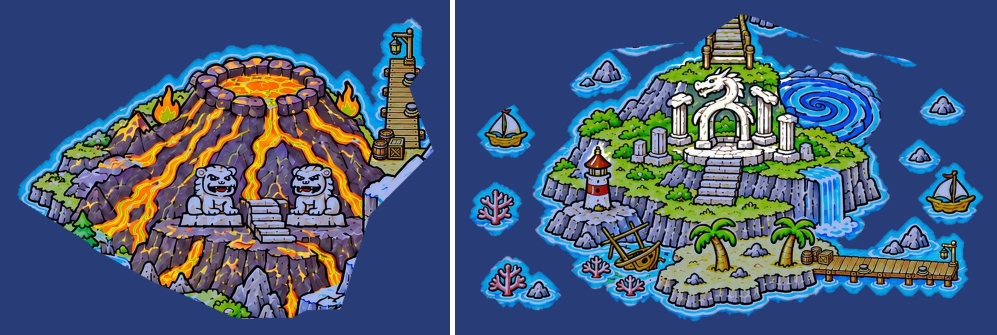
#> input picture ArtGen/Islands/sanh_moi/_soi_2.jpg, 1994 x 670 px, given in place of world_map.png, which was not available (shown at 1/2 size)
$ python nuoc_dong.py _soi_2.jpg
#> lines starting #> are read from the running program, lines starting #| are printed output that depends on the picture; after the words box and inside, x2 and y2 are one past the last pixel; in counts of white or black regions, pixels touching at a corner belong together
### ArtGen/Islands/sanh_moi/tach_dao.py
# Tách từng đảo của bản đồ sảnh (người dùng 2026-11-19: "tách từng đảo 1 ra rồi xếp chúng lại là được"; "khi drag ra rìa vẫn phải thấy
# mây và nước"; "sao mây che luôn cả các đảo"). build_sanh.py gọi:
#   land_mask(img)          : đất (đảo + vật nhỏ trên biển: thuyền, đá, san hô), bỏ nét mảnh (nét mực vành mây cũ), lấp lỗ (sông trong đảo)
#   cut_islands(img, ...)   : mỗi đảo (theo vùng hệ, điểm đất gán cho vùng gần nhất) một ảnh trong suốt: giữ viền bọt ven bờ, mép bờ mềm
#                             dần vào biển; mép cắt giữa hai đảo cứng và chồng 2 px (xếp lại không lộ khe); kèm ánh sáng trên đảo (ảnh
#                             trắng, toả từ mốc giữa đảo; game cộng sáng màu hệ, thở nhẹ: người dùng "glowing ... để biết có thể click")
#   sea_tile()              : biển lát 1024 x 1024 (mặt biển chuyến tàu x 2 + nét sóng, nối liền bốn phía)
#   ring_clouds(land, ...)  : mây vành chỉ trên biển, cách bờ, dày dần ra xa, có cả ngoài mép ảnh
import math
import os

import numpy as np
from PIL import Image, ImageDraw, ImageFilter
from scipy import ndimage

COAST = 12  # px tranh gốc giữ thêm quanh bờ (bọt sóng, nước ven bờ)
FEATHER = 5  # px mép bờ mềm


def land_mask(img):
    a = np.asarray(img.convert("RGB"), dtype=np.int16)
    r, g, b = a[..., 0], a[..., 1], a[..., 2]
    sea = (b > 185) & (g > 140) & (r < 150) & ((b - r) > 80)
    land = ~sea
    core = ndimage.binary_opening(land, iterations=3)
    lab, n = ndimage.label(core)
    sizes = ndimage.sum(core, lab, range(1, n + 1))
    core = np.isin(lab, np.where(sizes >= 600)[0] + 1)
    core = ndimage.binary_fill_holes(core)
    final = core | (land & ndimage.binary_dilation(core, iterations=4))
    return ndimage.binary_fill_holes(final)


# [108 lines left out: functions poly_mask, cut_islands, sea_tile, ring_clouds, not called in this run]


# chi tiết chính của từng đảo phát sáng (người dùng 2026-11-19: "chọn 1 chi tiết chính của đảo làm sáng lên, ví dụ đảo mộc là cái cây,
# đảo kim là ông mặt trời, đảo hỏa là miệng núi lửa, đảo thổ là đền mặt trời"; không làm sáng loang cả đảo vì "màu nó mờ đi").
# Vùng (toạ độ tranh gốc 1024 x 1536) + bộ lọc màu ra đúng hình chi tiết; quầng sáng chỉ ở vòng ngoài hình (bên trong trống: chi tiết giữ
# nguyên màu, nét), game cộng sáng màu hệ, thở nhẹ.
LANDMARKS = {
    "moc": ("box", (95, 545, 395, 770), "wood"),     # thân, rễ cây thần (cam nâu, xoáy)
    "kim": ("circle", (790, 150, 60), "gold"),       # ông mặt trời trên tháp chuông
    "hoa": ("ellipse", (380, 97, 108, 50), "lava"),  # hồ dung nham trong miệng núi lửa
    "tho": ("box", (690, 462, 868, 578), "gold"),    # mặt trời vàng, mái đền
    "thuy": ("box", (445, 1030, 578, 1172), "stone"),  # cổng rồng đá trắng
}


# [47 lines left out: function landmark_glow, not called in this run]

### ArtGen/Islands/sanh_moi/nuoc_dong.py
# Nước chảy trên bản đồ sảnh (người dùng 2026-11-23: "các phần nước suối này vẫn hơi tĩnh, học hỏi Kingdom Rush 5 ... làm nước động hơn").
# Học từ KR5 (ArtGen/ThamKhao/KR5, D:\Ripper\KingdomRush5): thác là tấm nước có vệt sáng trôi xuống (chuỗi 9 khung), chân thác có cụm
# bọt cuộn + vòng gợn toả ra; sông là nét bọt trắng trôi xuôi, phình rồi mờ; mặt biển có đốm lấp lánh đổi hình. Ở đây không vẽ lại thác:
# shader PokiClash/UIFlowWater cuộn chính nét vẽ của bản đồ theo hướng chảy (giữ nét tay), cộng vệt sáng / bọt sinh theo nhiễu.
# Ra (chạy lại được, không đụng ảnh đảo):
#   Assets/03 Art/Islands/sanh_nuoc_<đảo>.png               : ảnh phủ nước từng đảo (cỡ ảnh đảo x2), RGB = màu nước lan ra ngoài mép (lấy
#                                                             mẫu lệch không ăn vào bờ), A = mặt nạ nước
#   Assets/03 Art/Baked/Islands/Resources/sanh_nuoc_<đảo>_hc.png : trường hướng chảy (1/4 cỡ ảnh phủ): R, G = hướng (x phải, y xuống)
#                                                             * 0,5 + 0,5; B = 1 ở thác (chảy thẳng xuống), 0 ở sông
#   Assets/03 Art/Islands/Anim/anim_bot_*.png, anim_vong.png, anim_lap_*.png : bọt chân thác, vòng gợn, đốm lấp lánh (vẽ phẳng, không viền mực)
#   khoá world_map trong island_anim.json: "flows" (ảnh phủ theo đảo) và các món "splash" / "rings" / "glint" (thay "foam" cũ ở chân thác)
#   nuoc_dong/xem_<đảo>.gif : xem trước cùng công thức shader
# Toạ độ trong file này: ảnh nới 1024 x 1796 (= world_map.png / 2, tranh gốc + TOP 90 của build_sanh.py).
# Chạy: py -3 -I nuoc_dong.py [--xem]
import json
import math
import os
import sys

import numpy as np
from PIL import Image, ImageDraw, ImageFilter
from scipy import ndimage
from scipy.sparse import coo_matrix
from scipy.sparse.csgraph import dijkstra

sys.stdout.reconfigure(encoding="utf-8")
HERE = os.path.dirname(os.path.abspath(__file__))
sys.path.insert(0, HERE)
import tach_dao  # noqa: E402
sys.path.insert(0, os.path.join(HERE, "trung_sanh"))
import trung_sanh  # noqa: E402

ROOT = os.path.abspath(os.path.join(HERE, "..", "..", ".."))
ART = os.path.join(ROOT, "Assets", "03 Art", "Islands")
ANIM_DIR = os.path.join(ART, "Anim")
FLOW_DIR = os.path.join(ROOT, "Assets", "03 Art", "Baked", "Islands", "Resources")
PREVIEW = os.path.join(HERE, "nuoc_dong")
W1, H1 = 1024, 1796

# vùng được có nước chảy (chữ nhật x0, y0, x1, y1), trừ EXCLUDE (vách băng đảo Kim: vệt lam là băng, để yên)
REGIONS = [(100, 420, 560, 1075), (630, 1275, 725, 1400)]
EXCLUDE = [(405, 380, 610, 600)]
# thác: trong ô này nước chảy thẳng xuống (vệt trôi nhanh); chân thác (x, y) có bọt cuộn và vòng gợn
FALLS = [
    ((168, 446, 188, 482), (178, 484), 0.7),   # Mộc trên, thác nhỏ dưới dòng từ núi lửa
    ((256, 503, 290, 558), (273, 560), 0.9),
    ((316, 578, 348, 632), (332, 634), 0.9),
    ((468, 640, 497, 692), (479, 695), 0.9),   # hẻm Mộc – Thổ, dưới cầu treo
    ((468, 752, 492, 808), (483, 811), 0.85),
    ((125, 986, 165, 1058), (145, 1063), 0.95),  # Mộc dưới, đổ ra biển
    ((199, 993, 242, 1068), (221, 1073), 0.95),
    ((643, 1289, 714, 1378), (679, 1384), 0.95),  # đảo Thủy
]
SOURCES = [(128, 432), (268, 896)]  # đầu nguồn: dòng từ núi lửa, dòng từ bậc cây thần; cụm khác lấy điểm cao nhất
RIVER_SPEED = 13.0  # px ảnh nới / giây (vệt bọt sông trôi)
FALL_SPEED = 42.0   # px ảnh nới / giây (vệt thác trôi xuống)
PERIOD = 15.0       # px ảnh nới giữa hai dải bọt sông (pha ghi vào trường)
# lấp lánh mặt biển (KR5 WaterSparks): vũng gần đảo, ven bờ
GLINTS = [(300, 1215), (585, 1180), (790, 1305), (255, 1470), (860, 1460), (95, 1255), (500, 1105), (930, 1195), (70, 1110)]


def water_mask(src):
    a = np.asarray(src, dtype=np.int16)
    r, g, b = a[..., 0], a[..., 1], a[..., 2]
    mn, mx = a.min(2), a.max(2)
    blue = (b > 170) & (g > 120) & (r < 170) & ((b - r) > 60)
    white = (mn > 200) & (mx - mn < 45)
    land = tach_dao.land_mask(src)
    inner = ndimage.binary_erosion(land, iterations=3)
    allowed = np.zeros(blue.shape, bool)
    for x0, y0, x1, y1 in REGIONS:
        allowed[y0:y1, x0:x1] = True
    for x0, y0, x1, y1 in EXCLUDE:
        allowed[y0:y1, x0:x1] = False
    w = blue & inner & allowed
    w = ndimage.binary_opening(w, iterations=1)
    lab, n = ndimage.label(ndimage.binary_dilation(w, iterations=2))
    sizes = ndimage.sum(w, lab, range(1, n + 1))
    w &= np.isin(lab, np.where(sizes >= 40)[0] + 1)
    # thác: mọi điểm ngả lam hoặc trắng trong ô thác (trừ nét mực, đá xám, rêu)
    fall = np.zeros_like(w)
    for (x0, y0, x1, y1), _, _ in FALLS:
        sub = a[y0:y1, x0:x1]
        sb, sr = sub[..., 2], sub[..., 0]
        smn, smx = sub.min(2), sub.max(2)
        fall[y0:y1, x0:x1] = ((sb > sr + 30) & (sb > 150)) | ((smn > 190) & (smx - smn < 55))
    fall = ndimage.binary_closing(fall, iterations=1) & ~(mx < 90)
    w |= fall
    # vệt trắng (bọt vẽ sẵn) nằm trong lòng sông
    w |= white & allowed & inner & ndimage.binary_dilation(w, iterations=2)
    w = ndimage.binary_closing(w, iterations=1) & allowed & (mx > 90)
    falls = np.zeros(w.shape, np.float32)
    for (x0, y0, x1, y1), _, _ in FALLS:
        falls[y0:y1, x0:x1] = 1
    falls *= w
    return w, falls


def flow_field(w, falls):
    """Hướng chảy: dốc của khoảng cách đi trong lòng nước tính từ đầu nguồn (Dijkstra 8 hướng); thác chảy thẳng xuống."""
    H, W = w.shape
    idx = -np.ones(w.shape, np.int64)
    ys, xs = np.nonzero(w)
    idx[ys, xs] = np.arange(len(xs))
    rows, cols, wts = [], [], []
    for dy, dx, c in [(0, 1, 1.0), (1, 0, 1.0), (1, 1, 1.414), (1, -1, 1.414)]:
        y2, x2 = ys + dy, xs + dx
        ok = (y2 >= 0) & (y2 < H) & (x2 >= 0) & (x2 < W)
        y2, x2, a = y2[ok], x2[ok], idx[ys[ok], xs[ok]]
        bb = idx[y2, x2]
        m = bb >= 0
        rows += [a[m], bb[m]]
        cols += [bb[m], a[m]]
        wts += [np.full(m.sum(), c), np.full(m.sum(), c)]
    g = coo_matrix((np.concatenate(wts), (np.concatenate(rows), np.concatenate(cols))), shape=(len(xs), len(xs))).tocsr()
    lab, n = ndimage.label(w, structure=np.ones((3, 3)))
    srcs = []
    for k in range(1, n + 1):
        cy, cx = np.nonzero(lab == k)
        best = None
        for sx, sy in SOURCES:
            d = np.hypot(cx - sx, cy - sy)
            j = int(np.argmin(d))
            if d[j] < 18:
                best = j
        if best is None:
            best = int(np.argmin(cy))  # điểm cao nhất của cụm
        srcs.append(idx[cy[best], cx[best]])
    dist = dijkstra(g, directed=False, indices=srcs, min_only=True)
    D = np.zeros(w.shape, np.float32)
    D[ys, xs] = np.where(np.isfinite(dist), dist, 0)
    # dốc có trọng số mặt nạ (ngoài nước không kéo lệch)
    m = w.astype(np.float32)
    sig = 2.0
    Ds = ndimage.gaussian_filter(D * m, sig) / np.maximum(ndimage.gaussian_filter(m, sig), 1e-4)
    gy, gx = np.gradient(Ds)
    # thác: thẳng xuống
    gx = np.where(falls > 0, 0, gx)
    gy = np.where(falls > 0, 1, gy)
    nrm = np.hypot(gx, gy) + 1e-6
    gx, gy = gx / nrm, gy / nrm
    # mượt hướng (nối sông – thác không gãy), chuẩn hoá lại
    gx = ndimage.gaussian_filter(gx * m, 1.5) / np.maximum(ndimage.gaussian_filter(m, 1.5), 1e-4)
    gy = ndimage.gaussian_filter(gy * m, 1.5) / np.maximum(ndimage.gaussian_filter(m, 1.5), 1e-4)
    nrm = np.hypot(gx, gy) + 1e-6
    gx, gy = gx / nrm, gy / nrm
    fl = ndimage.gaussian_filter(falls, 1.0)
    return gx * m, gy * m, fl, D


# [4 lines left out: function fill_out, not called in this run]


# ---------- công thức shader (giữ khớp UIFlowWater.shader) ----------
def h21(qx, qy):
    return np.modf(np.sin(qx * 127.1 + qy * 311.7) * 43758.5453)[0] % 1.0


# [20 lines left out: functions vnoise, sample, not called in this run]


def sstep(a, b, x):
    k = np.clip((x - a) / (b - a), 0, 1)
    return k * k * (3 - 2 * k)


WHITE = np.array([0.985, 1.0, 1.0])
DEEP = np.array([0.15, 0.47, 0.84])


# [29 lines left out: function shade, not called in this run]


# ---------- hình bọt, vòng gợn, lấp lánh (vẽ phẳng, viền lam, không viền mực) ----------
FOAM = (255, 255, 255, 255)
EDGE = (120, 188, 236, 255)   # mép bọt: lam nhạt (KR5: mép là màu đậm hơn của chính nó, không viền mực)
LIGHT = (214, 236, 250, 255)  # đáy múi
RING = (92, 170, 228, 255)    # mép vòng gợn


# [81 lines left out: functions draw_puff, draw_ring, draw_glint, grow, trim, not called in this run]


def main():
    xem = "--xem" in sys.argv
    big = Image.open(os.path.join(ART, "world_map.png")).convert("RGB")
#> big is the input picture: PIL image 1994x670 RGB; mean R, G, B 71.4, 89.3, 118.8
    src = big.resize((W1, H1), Image.LANCZOS)
    w, falls = water_mask(src)
#> in water_mask, `blue = (b > 170) & (g > 120) & (r < 170) & ((b - r) > 60)`:
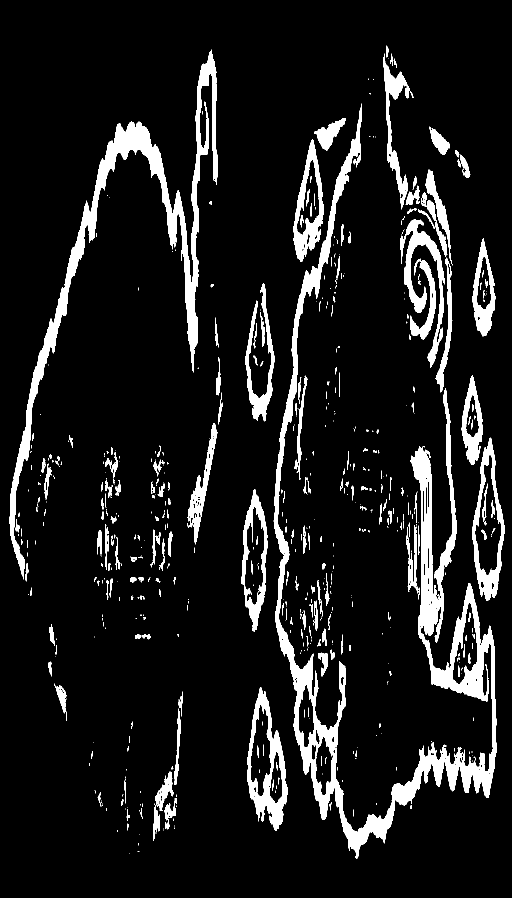
#> blue: shape (1796, 1024) bool (shown at 1/2 size); 9.7% white; 649 white regions (424 under 20 px), largest, box (x1, y1, x2, y2) and area: (547, 207, 994, 1717) 58530, (19, 99, 436, 1159) 33016, (494, 1375, 576, 1661) 7677
#> in land_mask, `lab, n = ndimage.label(core)`:
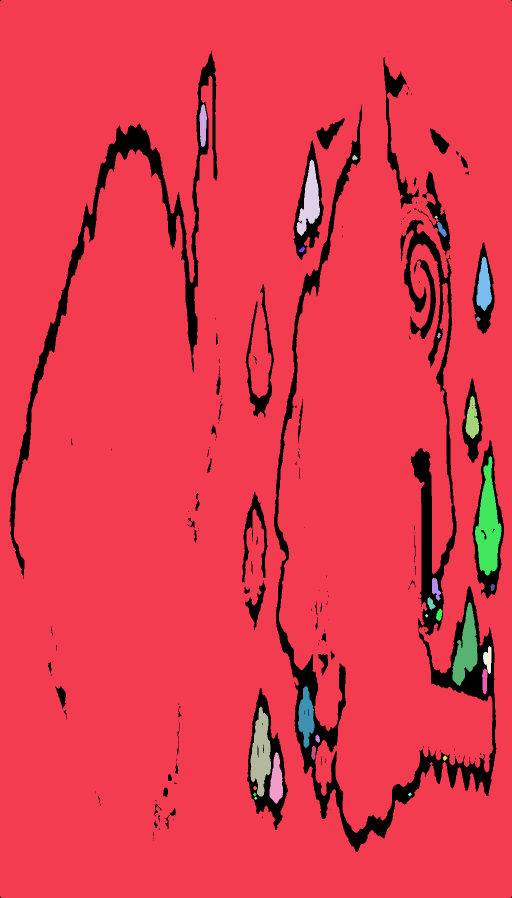
#> lab: shape (1796, 1024) int32 (shown at 1/2 size); 31 distinct labels, from 0 to 30; one colour per label, 0 black
#> in land_mask, `lab, n = ndimage.label(core)`: n = 30
#> in land_mask, `sizes = ndimage.sum(core, lab, range(1, n + 1))`: sizes = 30 values, max 1671893 at index 0, min 25 at index 4, mean 56783.4
#> in water_mask, `lab, n = ndimage.label(ndimage.binary_dilation(w, iterations=2))`:
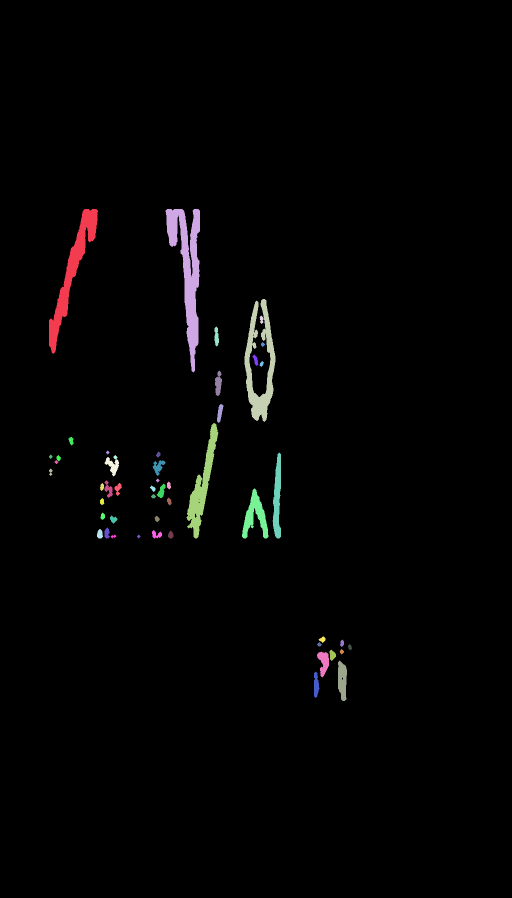
#> lab: shape (1796, 1024) int32 (shown at 1/2 size); 52 distinct labels, from 0 to 51; one colour per label, 0 black
#> in water_mask, `lab, n = ndimage.label(ndimage.binary_dilation(w, iterations=2))`: n = 51
#> in water_mask, `sizes = ndimage.sum(w, lab, range(1, n + 1))`: sizes = 51 values, max 6721 at index 1, min 8 at index 12, mean 508
#> in water_mask, `w |= fall`:
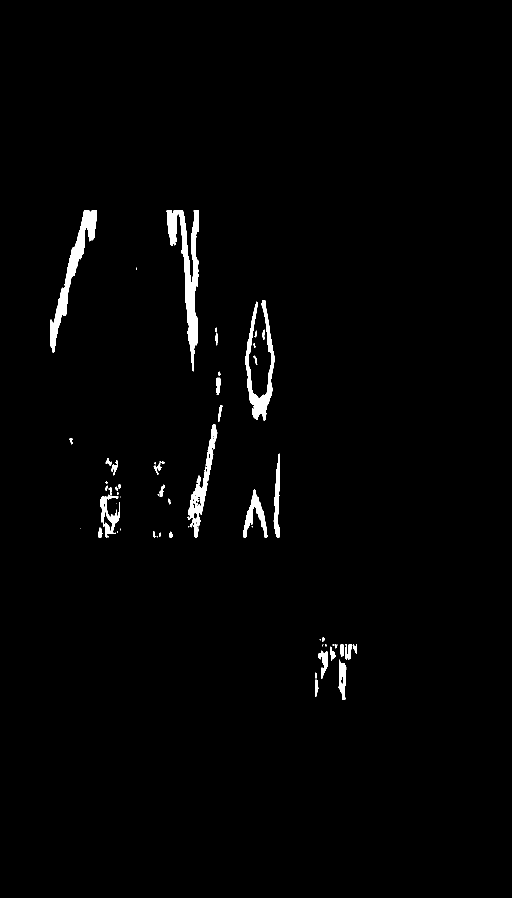
#> w: shape (1796, 1024) bool (shown at 1/2 size); 1.5% white; 61 white regions (17 under 20 px), largest, box (x1, y1, x2, y2) and area: (333, 420, 398, 743) 6721, (100, 420, 194, 706) 5242, (491, 600, 549, 842) 4065
    gx, gy, fl, D = flow_field(w, falls)
#> after the loop in flow_field, `for dy, dx, c in [(0, 1, 1.0), (1, 0, 1.0), (1, 1, 1.414), (1, -1, 1.4..`: cols = 8 items
#> in flow_field, `lab, n = ndimage.label(w, structure=np.ones((3, 3)))`:
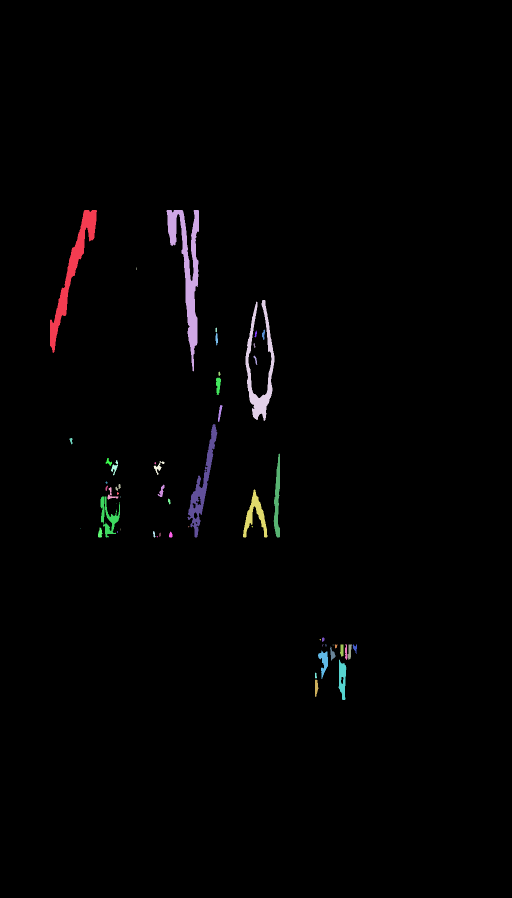
#> lab: shape (1796, 1024) int32 (shown at 1/2 size); 57 distinct labels, from 0 to 56; one colour per label, 0 black
#> in flow_field, `lab, n = ndimage.label(w, structure=np.ones((3, 3)))`: n = 56
#> the loop in flow_field, `for k in range(1, n + 1):` made 56 passes
#> (cy, cx) on passes 3, 20, 29: ([535, 536, 537, 538, 539], [273, 273, 273, 273, 273]), ([924, 925, 925, 925, 926, 926, 926, 927, 927, 927, 928], [310, 309, 310, 311, 309, 310, 311, 309, 310, 311, 310]), ([993, 994], [241, 241])
#> after the loop in flow_field, `for k in range(1, n + 1):`: srcs = 56 values from 0 to 27139
#> in flow_field, `gx = ndimage.gaussian_filter(gx * m, 1.5) / np.maximum(ndimage.gaussia..`:
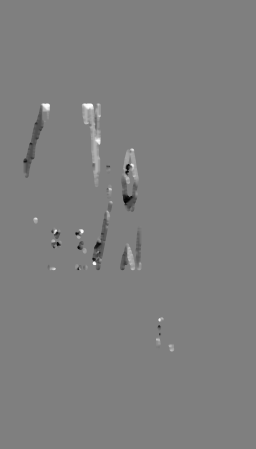
#> gx: shape (1796, 1024) float32 (shown at 1/4 size); min -0.997, max 0.993, mean -0.000556; drawn with min black and max white
#> in flow_field, `nrm = np.hypot(gx, gy) + 1e-6`:
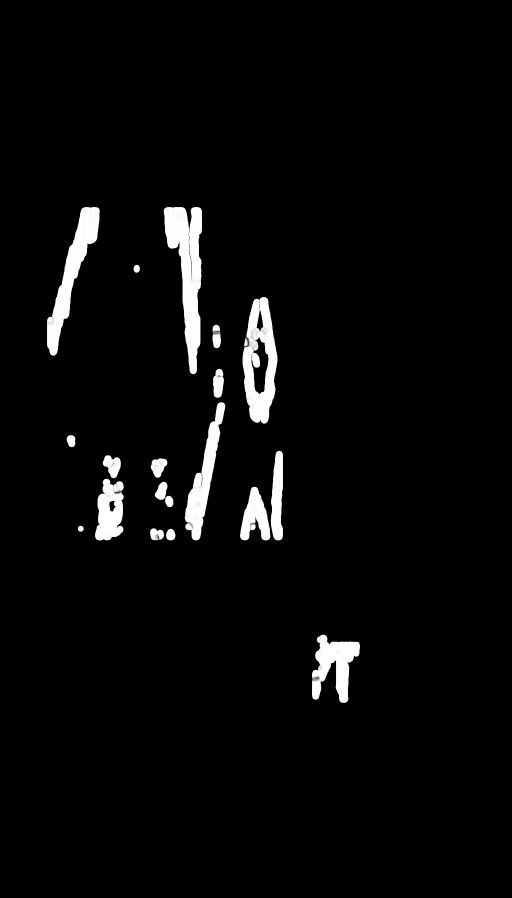
#> nrm: shape (1796, 1024) float32 (shown at 1/2 size); min 1e-06, max 1, mean 0.0352
    print("điểm nước", int(w.sum()))
#| điểm nước 27689
#> (the run stopped early here; a loop or call above may not have finished)
